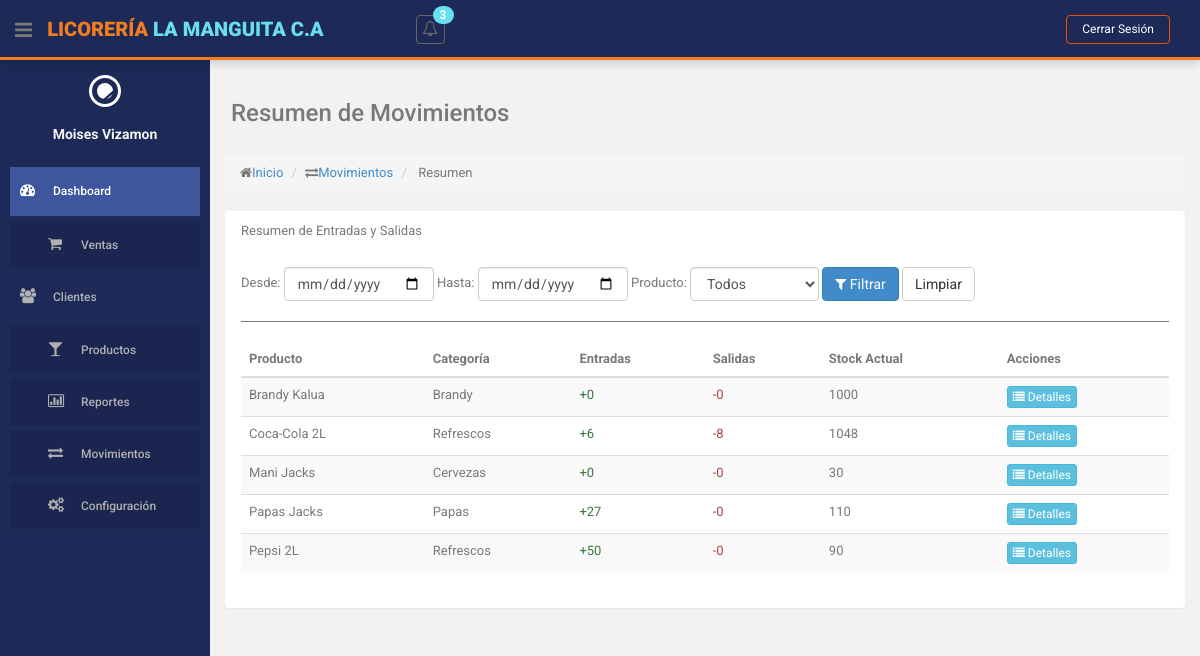
Before: /index.php?action=movimientos-inventario&method=resumen (signed in) with the older database file.
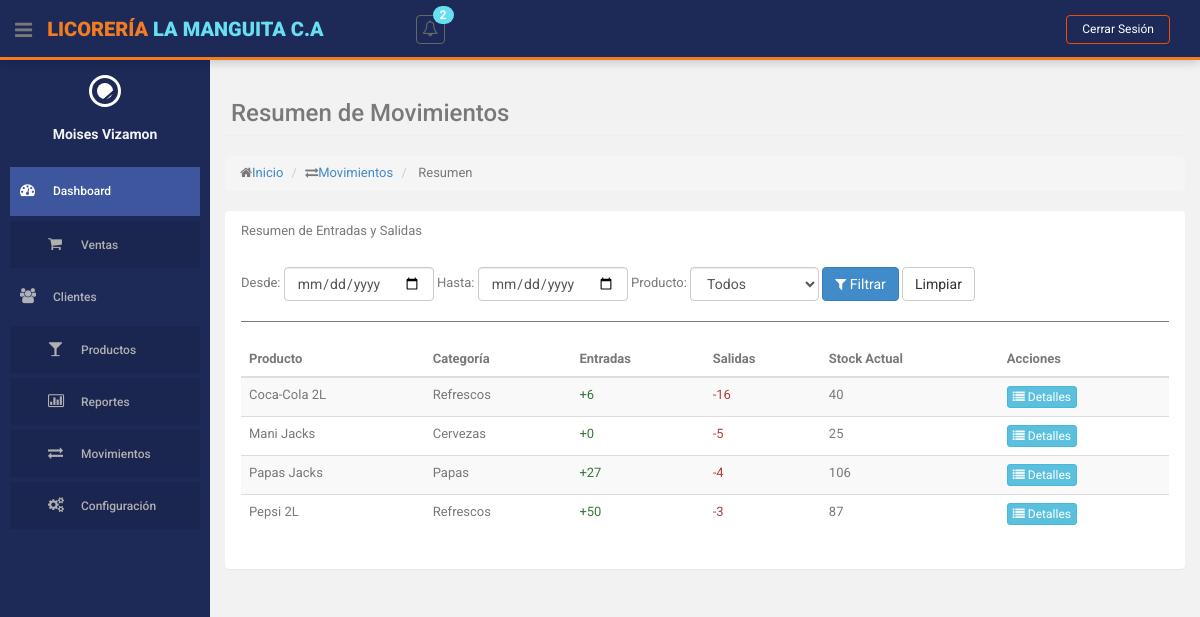
After: the same page with the newer database file.
### tables this page shows
CREATE TABLE `producto` (
  `id` int(10) NOT NULL,
  `descripcion` varchar(255) NOT NULL,
  `cantidad` int(255) NOT NULL,
  `precio` decimal(10,2) NOT NULL,
  `id_categoria` int(11) NOT NULL,
  `id_estatus` int(11) NOT NULL
);

CREATE TABLE `categorias` (
  `id` int(11) NOT NULL,
  `nombre` varchar(255) NOT NULL,
  `id_tipo_categoria` int(11) NOT NULL,
  `id_estatus` int(11) NOT NULL
);

### controllers/MovimientoInventarioController.php (called while the page is built, shortened)
<?php
class MovimientoInventarioController
{
    private $model;
    private $productoModel;
    public function __construct()
    {
        require_once ROOT_PATH . 'models/MovimientoInventarioModel.php';
        $this->model = new MovimientoInventarioModel();
        $this->productoModel = new ProductoModel();
    }
    public function resumen()
    {
        $filtros = [];
        $resumen = $this->model->obtenerResumenMovimientos($filtros);
        $productos = $this->productoModel->obtenerTodosProductos();
        $this->loadView('movimientos_inventario/resumen', [
            'resumen' => $resumen,
            'productos' => $productos,
            'filtros' => $filtros
        ]);
    }
    private function loadView($view, $data = [])
    {
        extract($data);
        require ROOT_PATH . 'views/layouts/header.php';
        require ROOT_PATH . 'views/' . $view . '.php';
        require ROOT_PATH . 'views/layouts/footer.php';
    }
}

### models/StockLimiteModel.php (called while the page is built, shortened)
<?php
class StockLimiteModel
{
    private $db;
    public function __construct()
    {
        require_once ROOT_PATH . 'config/database.php';
        $database = new Database();
        $this->db = $database->getConnection();
    }
    public function obtenerProductosConStockBajo()
    {
        $query = "SELECT p.id, p.descripcion, p.cantidad, sl.stock_minimo
                  FROM producto p
                  JOIN stock_limites sl ON p.id = sl.id_producto
                  WHERE p.cantidad <= sl.stock_minimo AND p.id_estatus = 1
                  ORDER BY p.descripcion";
        $stmt = $this->db->prepare($query);
        $stmt->execute();
        return $stmt->fetchAll(PDO::FETCH_ASSOC);
    }
    public function obtenerProductosConStockAlto()
    {
        $query = "SELECT p.id, p.descripcion, p.cantidad, sl.stock_maximo
                  FROM producto p
                  JOIN stock_limites sl ON p.id = sl.id_producto
                  WHERE p.cantidad >= sl.stock_maximo AND p.id_estatus = 1
                  ORDER BY p.descripcion";
        $stmt = $this->db->prepare($query);
        $stmt->execute();
        return $stmt->fetchAll(PDO::FETCH_ASSOC);
    }
}

### config/database.php (called while the page is built, shortened)
<?php
class Database {
    private $host = 'localhost';
    private $db_name = 'licoreria';
    private $username = 'root';
    private $password = '';
    public function getConnection() {
        $this->conn = null;
        try {
            $this->conn = new PDO(
                "mysql:host=" . $this->host . ";dbname=" . $this->db_name,
                $this->username,
                $this->password
            );
            $this->conn->exec("set names utf8");
            $this->conn->setAttribute(PDO::ATTR_ERRMODE, PDO::ERRMODE_EXCEPTION);
        } catch(PDOException $exception) {
            echo "Error de conexión: " . $exception->getMessage();
        }
        return $this->conn;
    }
}
?>

### helpers/notifications.php (called while the page is built)
<?php
function obtenerNotificacionesStock() {
    require_once ROOT_PATH . 'models/StockLimiteModel.php';
    $stockModel = new StockLimiteModel();
    $stockBajo = $stockModel->obtenerProductosConStockBajo();
    $stockAlto = $stockModel->obtenerProductosConStockAlto();
    $notificaciones = [];
    $total = count($stockBajo) + count($stockAlto);
    if (!empty($stockBajo)) {
        $notificaciones[] = [
            'tipo' => 'danger',
            'icono' => 'bolt',
            'mensaje' => 'Stock bajo en '.count($stockBajo).' producto(s)',
            'url' => BASE_URL.'index.php?action=gestion-stock&method=alertas',
            'tiempo' => 'Reciente'
        ];
    }
    if (!empty($stockAlto)) {
        $notificaciones[] = [
            'tipo' => 'warning',
            'icono' => 'exclamation-triangle',
            'mensaje' => 'Stock alto en '.count($stockAlto).' producto(s)',
            'url' => BASE_URL.'index.php?action=gestion-stock&method=alertas',
            'tiempo' => 'Reciente'
        ];
    }
    return [
        'total' => $total,
        'notificaciones' => $notificaciones,
        'hayAlertas' => $total > 0
    ];
}

### models/MovimientoInventarioModel.php (called while the page is built, shortened)
<?php
class MovimientoInventarioModel
{
    private $db;
    public function __construct()
    {
        require_once ROOT_PATH . 'config/database.php';
        $database = new Database();
        $this->db = $database->getConnection();
    }
    public function obtenerResumenMovimientos($filtros = [])
    {
        $query = "SELECT
                    p.id,
                    p.descripcion as producto,
                    c.nombre as categoria,
                    SUM(CASE WHEN mi.tipo_movimiento = 'ENTRADA' THEN mi.cantidad ELSE 0 END) as entradas,
                    SUM(CASE WHEN mi.tipo_movimiento = 'SALIDA' THEN mi.cantidad ELSE 0 END) as salidas,
                    p.cantidad as stock_actual
                  FROM producto p
                  JOIN categorias c ON p.id_categoria = c.id
                  LEFT JOIN movimientos_inventario mi ON p.id = mi.id_producto";
        $params = [];
        $query .= " GROUP BY p.id, p.descripcion, c.nombre, p.cantidad
                    ORDER BY p.descripcion";
        $stmt = $this->db->prepare($query);
        $stmt->execute($params);
        return $stmt->fetchAll(PDO::FETCH_ASSOC);
    }
}

### views/movimientos_inventario/resumen.php (the view, shortened to what the changed rows need)
<section id="main-content">
    <section class="wrapper">
        <div class="row">
            <div class="col-lg-12">
                <section class="panel">
                    <div class="panel-body">
                        <table class="table table-striped table-advance table-hover">
                            <thead>
                                <tr>
                                    <th>Producto</th>
                                    <th>Categoría</th>
                                    <th>Entradas</th>
                                    <th>Salidas</th>
                                    <th>Stock Actual</th>
                                    <th>Acciones</th>
                                </tr>
                            </thead>
                            <tbody>
                                <?php foreach ($resumen as $item): ?>
                                    <tr>
                                        <td><?= htmlspecialchars($item['producto']); ?></td>
                                        <td><?= $item['categoria']; ?></td>
                                        <td class="text-success">+<?= $item['entradas']; ?></td>
                                        <td class="text-danger">-<?= $item['salidas']; ?></td>
                                        <td><?= $item['stock_actual']; ?></td>
                                        <td>
                                            <a href="<?= BASE_URL ?>index.php?action=movimientos-inventario&method=porProducto&id=<?= $item['id']; ?>"
                                                class="btn btn-info btn-xs" title="Ver Detalles">
                                                <i class="fa fa-list"></i> Detalles
                                            </a>
                                        </td>
                                    </tr>
                                <?php endforeach; ?>
                            </tbody>
                        </table>
                    </div>
                </section>
            </div>
        </div>
    </section>
</section>

### views/layouts/header.php (shortened to what the changed rows need)
<!DOCTYPE html>
<html lang="es">
<head>
    <link href="<?php echo BASE_URL; ?>assets/css/bootstrap.css" rel="stylesheet">
    <link href="<?php echo BASE_URL; ?>assets/font-awesome/css/font-awesome.css" rel="stylesheet">
    <link rel="stylesheet" type="text/css" href="<?php echo BASE_URL; ?>assets/css/zabuto_calendar.css">
    <link rel="stylesheet" type="text/css" href="<?php echo BASE_URL; ?>assets/js/gritter/css/jquery.gritter.css">
    <link rel="stylesheet" type="text/css" href="<?php echo BASE_URL; ?>assets/lineicons/style.css">
    <link href="<?php echo BASE_URL; ?>assets/css/style.css" rel="stylesheet">
    <link href="<?php echo BASE_URL; ?>assets/css/style-responsive.css" rel="stylesheet">
    <link rel="stylesheet" type="text/css" href="https://cdn.datatables.net/1.11.5/css/jquery.dataTables.css">
</head>
<body>
    <section id="container">
        <header class="header black-bg">
            <div class="nav notify-row" id="top_menu">
                <ul class="nav top-menu">
                    <li class="dropdown">
                        <?php
                        $notificaciones = obtenerNotificacionesStock();
                        $totalNotificaciones = $notificaciones['total'];
                        ?>
                        <a data-toggle="dropdown" class="dropdown-toggle" href="#">
                            <i class="fa fa-bell-o"></i>
                            <?php if ($totalNotificaciones > 0): ?>
                                <span class="badge bg-theme"><?= $totalNotificaciones ?></span>
                            <?php endif; ?>
                        </a>
                    </li>
                </ul>
            </div>
        </header>

Changed rows visible on the page:
removed producto: descripcion "Brandy Kalua", id_categoria.nombre "Brandy", entradas "0", salidas "0", cantidad "1000"
changed producto "Coca-Cola 2L": salidas "8" → "16"; cantidad "1048" → "40"
changed producto "Mani Jacks": salidas "0" → "5"; cantidad "30" → "25"
changed producto "Papas Jacks": salidas "0" → "4"; cantidad "110" → "106"
changed producto "Pepsi 2L": salidas "0" → "3"; cantidad "90" → "87"
Other visible differences:
$totalNotificaciones: "3" → "2"
